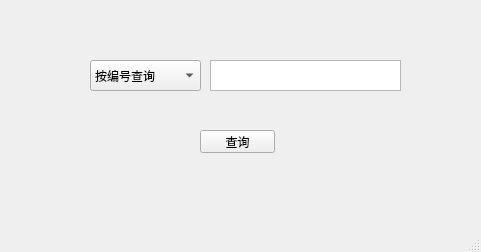
<?xml version="1.0" encoding="UTF-8"?>
<ui version="4.0">
 <class>ManagementSearchStaff</class>
 <widget class="QMainWindow" name="ManagementSearchStaff">
  <property name="geometry">
   <rect>
    <x>0</x>
    <y>0</y>
    <width>481</width>
    <height>252</height>
   </rect>
  </property>
  <property name="minimumSize">
   <size>
    <width>481</width>
    <height>252</height>
   </size>
  </property>
  <property name="maximumSize">
   <size>
    <width>481</width>
    <height>252</height>
   </size>
  </property>
  <property name="windowTitle">
   <string>查找员工</string>
  </property>
  <widget class="QWidget" name="centralwidget">
   <widget class="QComboBox" name="comboBox">
    <property name="geometry">
     <rect>
      <x>90</x>
      <y>60</y>
      <width>111</width>
      <height>31</height>
     </rect>
    </property>
    <item>
     <property name="text">
      <string>按编号查询</string>
     </property>
    </item>
    <item>
     <property name="text">
      <string>按姓名查询</string>
     </property>
    </item>
    <item>
     <property name="text">
      <string>按电话查询</string>
     </property>
    </item>
    <item>
     <property name="text">
      <string>按性别查询</string>
     </property>
    </item>
    <item>
     <property name="text">
      <string>按工种查询</string>
     </property>
    </item>
   </widget>
   <widget class="QPushButton" name="btn_search">
    <property name="geometry">
     <rect>
      <x>200</x>
      <y>130</y>
      <width>75</width>
      <height>23</height>
     </rect>
    </property>
    <property name="text">
     <string>查询</string>
    </property>
   </widget>
   <widget class="QTextEdit" name="textEdit_info">
    <property name="geometry">
     <rect>
      <x>210</x>
      <y>60</y>
      <width>191</width>
      <height>31</height>
     </rect>
    </property>
   </widget>
  </widget>
  <widget class="QMenuBar" name="menubar">
   <property name="geometry">
    <rect>
     <x>0</x>
     <y>0</y>
     <width>481</width>
     <height>26</height>
    </rect>
   </property>
  </widget>
  <widget class="QStatusBar" name="statusbar"/>
 </widget>
 <resources/>
 <connections/>
</ui>
